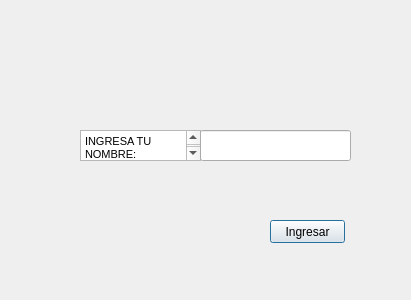
<?xml version="1.0" encoding="UTF-8"?>
<ui version="4.0">
 <class>Dialog</class>
 <widget class="QDialog" name="Dialog">
  <property name="geometry">
   <rect>
    <x>0</x>
    <y>0</y>
    <width>411</width>
    <height>300</height>
   </rect>
  </property>
  <property name="windowTitle">
   <string>Dialog</string>
  </property>
  <widget class="QTextBrowser" name="textBrowser">
   <property name="geometry">
    <rect>
     <x>80</x>
     <y>130</y>
     <width>121</width>
     <height>31</height>
    </rect>
   </property>
   <property name="html">
    <string>&lt;!DOCTYPE HTML PUBLIC &quot;-//W3C//DTD HTML 4.0//EN&quot; &quot;http://www.w3.org/TR/REC-html40/strict.dtd&quot;&gt;
&lt;html&gt;&lt;head&gt;&lt;meta name=&quot;qrichtext&quot; content=&quot;1&quot; /&gt;&lt;style type=&quot;text/css&quot;&gt;
p, li { white-space: pre-wrap; }
&lt;/style&gt;&lt;/head&gt;&lt;body style=&quot; font-family:'MS Shell Dlg 2'; font-size:8.25pt; font-weight:400; font-style:normal;&quot;&gt;
&lt;p style=&quot; margin-top:0px; margin-bottom:0px; margin-left:0px; margin-right:0px; -qt-block-indent:0; text-indent:0px;&quot;&gt;INGRESA TU NOMBRE: &lt;/p&gt;&lt;/body&gt;&lt;/html&gt;</string>
   </property>
  </widget>
  <widget class="QLineEdit" name="nombre">
   <property name="geometry">
    <rect>
     <x>200</x>
     <y>130</y>
     <width>151</width>
     <height>31</height>
    </rect>
   </property>
  </widget>
  <widget class="QPushButton" name="pushButton">
   <property name="geometry">
    <rect>
     <x>270</x>
     <y>220</y>
     <width>75</width>
     <height>23</height>
    </rect>
   </property>
   <property name="text">
    <string>Ingresar</string>
   </property>
  </widget>
 </widget>
 <resources/>
 <connections/>
</ui>
